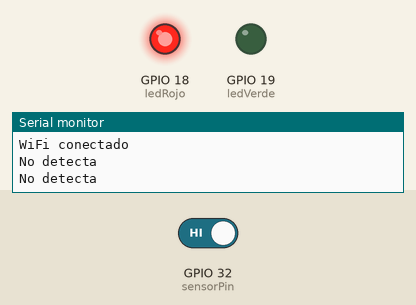
Recording of a sketch running on a simulated ESP32. Shown: output pins drawn as LEDs (lit = HIGH), the last lines printed to the serial monitor. Inputs (shaded band) come from the test bench; at power-on: GPIO 32 (sensorPin) HIGH. WiFi joins after 1.5 s; servers stay silent unless stated; the local clock reads 2024-03-15 10:24:30 at power-on unless the sketch sets it.

Above: at 3.2 s.
3.3 s: GPIO 32 (sensorPin) driven LOW
At 5.1 s:
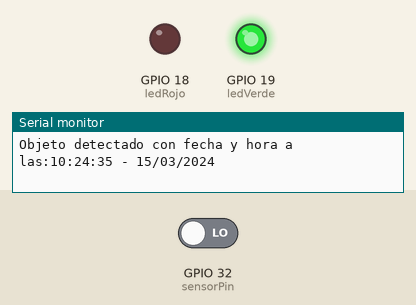
5.5 s: GPIO 32 (sensorPin) driven HIGH
At 6.7 s:
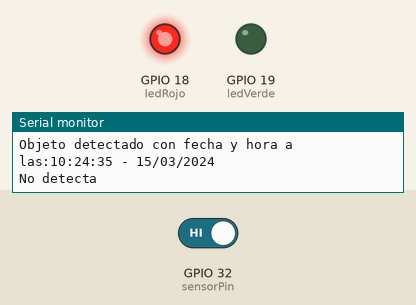
Timing chart, 0 to 8.5 s (numbered marks = the images above; inputs shaded):
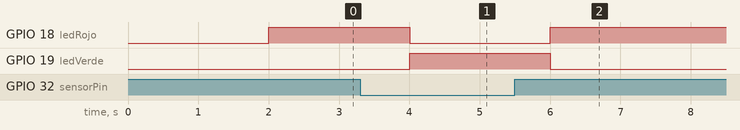

Measured:
- after the input at 3.3 s, GPIO 18 (ledRojo): HIGH → LOW after 0.70 s; GPIO 19 (ledVerde): LOW → HIGH after 0.70 s
- after the input at 5.5 s, GPIO 18 (ledRojo): LOW → HIGH after 0.50 s; GPIO 19 (ledVerde): HIGH → LOW after 0.50 s

The sketch:

proyectosketch_apr29a.ino
```cpp
#include <stdint.h>

#include <WiFi.h>
#include <PubSubClient.h>
#include "time.h"

//WiFi
//const char* ssid = "iPhone";
//const char* password = "biterkas";
const char* ssid = "ALUMNOS_CICLOS";
const char* password = "Ciclos2025sz?";

//hora española
const char* ntpServer = "es.pool.ntp.org";
const long gmtOffset_sec = 3600;
const int daylightOffset_sec = 0;

//datos de mi aplicación (usuario, clave, servidor y puerto)
const char* mqtt_username = "sbarrao";
const char* mqtt_password = "1234";
const char* mqtt_server = "broker.hivemq.com";
const int32_t mqtt_port = 1883;

//creacción de objetos
WiFiClient espClient;
PubSubClient mqtt_client(espClient);


int32_t sensorPin = 32; //pin del sensor infrarrojos
int32_t ledRojo = 18;  //pin del LED rojo
int32_t ledVerde = 19; //pin del LED verde

void setup() {

  //Conexión WiFi
  WiFi.begin(ssid, password);
  while (WiFi.status() != WL_CONNECTED) {
    delay(1000);
    Serial.println("Conectando a WiFi...");
  }
  Serial.println("WiFi conectado");

//Configuración de hora
  configTime(gmtOffset_sec, daylightOffset_sec, ntpServer);

//Configuración MQTT
  mqtt_client.setServer(mqtt_server, mqtt_port);

  Serial.begin(115200); //comunicación en baudios
  pinMode(sensorPin, INPUT);
  pinMode(ledRojo, OUTPUT);
  pinMode(ledVerde, OUTPUT);
}

void loop() {
  int32_t value = 0;
  value = digitalRead(sensorPin); //lectura del sensor

  if (value == LOW) {
    Serial.print("Objeto detectado con fecha y hora a las:");
    digitalWrite(ledVerde, HIGH); //Se enciende LED verde si se detecta algo
    digitalWrite(ledRojo, LOW); //LED rojo apagado
    //Obtener y enviar hora actual
  struct tm timeinfo;
  if (getLocalTime(&timeinfo)) {
    char hora[30];//se declara array ``hora´´ con 30 caracteres
    strftime(hora, sizeof(hora), "%H:%M:%S - %d/%m/%Y", &timeinfo);//sizeof(hora) devuelve 30 espacios disponibles para guardar caracteres

    Serial.println(hora);
  //Publicar hora al broker MQTT
    mqtt_client.publish("esp32/hora", hora); //enviar la hora
  } else {
    Serial.println("Error al obtener la hora");
  }
  } else {
    Serial.println("No detecta");
    digitalWrite(ledVerde, LOW);//LED verde apagado
    digitalWrite(ledRojo, HIGH);//Se nciende LED rojo en posición de reposo sin detectar
  }

  delay(1000); //1 segundo
}
```
